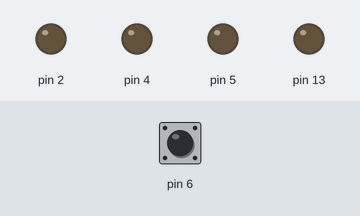
The sketch below on a simulated Arduino Uno, built with avr-gcc and run on an emulated ATmega328P. Parts: output pins drawn as LEDs (lit = HIGH). Dashed ring = blinking. Inputs (shaded band) come from the test bench; at power-on: pin 6 HIGH.

Above: at 1.2 s.
1.3 s: pin 6 pulled LOW for 0.15 s
At 1.65 s:
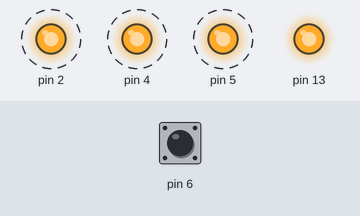
4.3 s: pin 6 pulled LOW for 3.2 s
At 4.45 s:
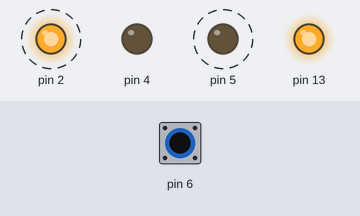
Timing chart, 0 to 7.6 s (numbered marks = the images above; inputs shaded):
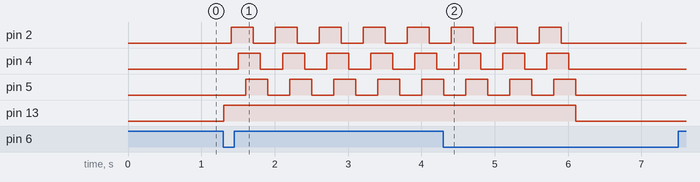

Measured:
- after the input at 1.3 s, pin 2: alternates HIGH for 0.30 s and LOW for 0.30 s, starting after 0.11 s; pin 4: alternates HIGH for 0.30 s and LOW for 0.30 s, starting after 0.21 s; pin 5: alternates HIGH for 0.30 s and LOW for 0.30 s, starting after 0.31 s; pin 13: LOW → HIGH at once
- after the input at 4.3 s, pin 2: goes on until 5.9 s, then stays LOW; pin 4: goes on until 6.0 s, then stays LOW; pin 5: goes on until 6.1 s, then stays LOW; pin 13: HIGH → LOW after 1.8 s

The sketch:

test5.ino
```cpp
boolean button = 0;
boolean led_flag = 0;

byte led_state;

unsigned long millis1;
unsigned long hold_button;
unsigned long index;

void setup() {
  pinMode(6, INPUT_PULLUP);
  pinMode(13, OUTPUT);
  pinMode(2, OUTPUT);
  pinMode(4, OUTPUT);
  pinMode(5, OUTPUT);

  //Serial.begin(9600);
}

void loop() {
  boolean button_state = !digitalRead(6);
  if (millis() - millis1 >= 10){
    millis1 = millis();
    if (button_state == 1 && button == 0) {
      button = 1;
      led_flag = !led_flag;
      hold_button = millis();
      digitalWrite(13, led_flag);
      if (led_flag == 1){
        while (led_flag == 1) {
          if (millis() - millis1 >= 100){
            millis1 = millis();
            index++;

            switch (led_state){
              case 0: digitalWrite(2, 1);
                led_state++;
                break;
              case 1: digitalWrite(4, 1);
                led_state++;
                break;
              case 2: digitalWrite(5, 1);
                led_state++;
                break;
              case 3: digitalWrite(2, 0);
                led_state++;
                break;
              case 4: digitalWrite(4, 0);
                led_state++;
                break;
              case 5: digitalWrite(5, 0);
                led_state = 0;
                break;
              default: led_state = 0;
                break;
            }

            /*
            for(int d = 2; d < 6; d++){
              if (d == 2) {
                digitalWrite(d, 1);
              }
              if (d == 5 || d == 4){
                digitalWrite(d, 1);
              }
              delay(100);
            }
            for(int d = 2; d < 6; d++){
              if (d == 2) {
                digitalWrite(d, 0);
              }
              if (d == 5 || d == 4){
                digitalWrite(d, 0);
              }
              delay(100);
            }
            */
            if (!digitalRead(6) == 1){
              hold_button += 300;
              if (!digitalRead(6) == 1 && hold_button > millis() + 1000){
                digitalWrite(2, 0);
                digitalWrite(4, 0);
                digitalWrite(5, 0);

                led_flag = 0;
                digitalWrite(13, led_flag);
                index = 0;
                break;
              }
            }

            /*
            if (index == 10000) {
              digitalWrite(2, 0);
              digitalWrite(4, 0);
              digitalWrite(5, 0);

              led_flag = 0;
              digitalWrite(13, led_flag);
              index = 0;
              break;
            }
            */

            if (index % 60 == 0){
              hold_button = millis();
              //Serial.println(hold_button);
            }
          }
        }
      }
    } else if (button_state == 0 && button == 1) {
      button = 0;
    }
  }
}
```
